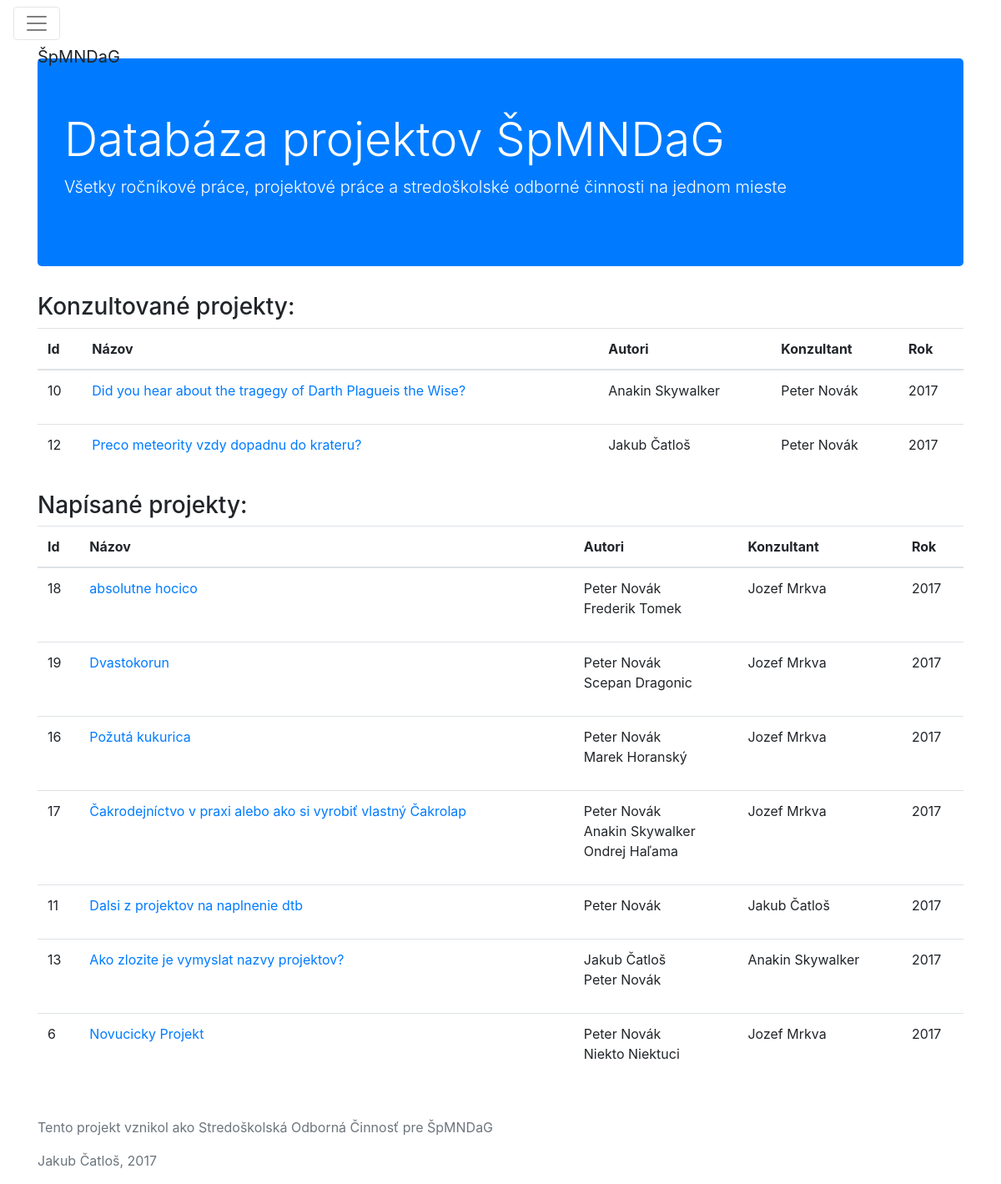
Screenshot of /main/ (signed in) with the database file from the repository.
### database/models.py (models this page shows, shortened)
class Project(models.Model):
  title = models.CharField(max_length=100, default='Nepomenovaný projekt')
  description = models.CharField(max_length=1000, blank=True, null=True)
  document = models.OneToOneField(Document, related_name = "document", null=True, blank=True)
  consultant = models.ForeignKey(User, related_name = "consultant", blank=True, null=True)
  authors = models.ManyToManyField(User, related_name = "projects")
  oponent = models.ForeignKey(User, related_name = "oponent", null=True)
  registration_date = models.DateField(default=timezone.now)

### database/views.py (the view)
# urls.py: url(r'^main/$', my_projects, name = 'main'),
@login_required(login_url='login')
def my_projects(request):
  user = request.user
  auth_projects = user.projects.all().order_by("-registration_date")
  cons_projects = Project.objects.filter(consultant = user).order_by("-registration_date")
  return render(request, 'database/my_dtb.html', {'konzultovane': cons_projects, 'napisane': auth_projects})

### templates/database/my_dtb.html (shortened to what this page needs)
{% extends "base.html" %}
{% block content %}
    {% if konzultovane == None and napisane == None %}
          <p class="lead">Ľutujeme, ale hľadaný projekt neexistuje</p>
    {% else %}
      {% if konzultovane %}
        <h3>Konzultované projekty:</h3>
        <table class="table table-hover">
          <thead>
            <tr>
              <th>Id</th>
              <th>Názov</th>
              <th>Autori</th>
              <th>Konzultant</th>
              <th>Rok</th>
            </tr>
          </thead>
          <tbody>
            {% for records in konzultovane %}
              <tr>
              <td>{{ records.id }}</td>
                <td> <a href='/database/projekty/{{ records.id }}'>{{ records.title }}</a></td>
                <td>
                  <ul class="list-unstyled">
                    {% for author in records.authors.all %}
                      <li>{{ author.get_full_name }}</li>
                    {% endfor %}
                  </ul>
                </td>
                <td>{{ records.consultant.get_full_name }}</td>
                <td>{{ records.registration_date.year }}</td>
              </tr>
            {% endfor %}
          </tbody>
        </table>
      {% endif %}
      {% if napisane %}
        <h3>Napísané projekty:</h3>
        <table class="table table-hover">
          <thead>
            <tr>
              <th>Id</th>
              <th>Názov</th>
              <th>Autori</th>
              <th>Konzultant</th>
              <th>Rok</th>
            </tr>
          </thead>
          <tbody>
            {% for records in napisane %}
              <tr>
              <td>{{ records.id }}</td>
                <td> <a href='/database/projekty/{{ records.id }}'>{{ records.title }}</a></td>
                <td>
                  <ul class="list-unstyled">
                    {% for author in records.authors.all %}
                      <li>{{ author.get_full_name }}</li>
                    {% endfor %}
                  </ul>
                </td>
                <td>{{ records.consultant.get_full_name }}</td>
                <td>{{ records.registration_date.year }}</td>
              </tr>
            {% endfor %}
          </tbody>
        </table>
      {% endif %}
    {% endif %}
{% endblock %}

### templates/base.html (shortened to what this page needs)
<!DOCTYPE HTML PUBLIC "-//W3C//DTD HTML 4.01//EN">
<html lang="en">
<head>
    <link rel="stylesheet" href="https://maxcdn.bootstrapcdn.com/bootstrap/4.0.0-alpha.6/css/bootstrap.min.css">
</head>
<body style="padding-top:70px; padding-bottom:100px;">
    <nav class="navbar fixed-top navbar-toggleable-md navbar-light bg-faded">
    <button class="navbar-toggler" type="button" data-toggle="collapse" data-target="#navbarTogglerDemo01" aria-controls="navbarTogglerDemo01" aria-expanded="false" aria-label="Toggle navigation">
      <span class="navbar-toggler-icon"></span>
    </button>
    <div class="container">
        <a class="navbar-brand">ŠpMNDaG</a>
      </div>
    </nav>
    <div class="container">
      <div class="jumbotron bg-primary">
        <h1 class="display-4 text-white">Databáza projektov ŠpMNDaG</h1>
        <p class="lead text-white">Všetky ročníkové práce, projektové práce a stredoškolské odborné činnosti na jednom mieste</p>
      </div>
    </div>
    <div class="container">
      {% block content %}{% endblock %}
    </div>
  {% block footer %}
    <footer class="bg-faded text-muted fixed-bottom" style="padding-top:1em">
      <div class="container">
        <p>Tento projekt vznikol ako Stredoškolská Odborná Činnosť pre ŠpMNDaG</p>
        <p>Jakub Čatloš, 2017</p>
      </div>
    </footer>
  {% endblock %}
</body>
</html>

### rows the page displays
Project: id "10", title "Did you hear about the tragegy of Darth Plagueis the Wise?", consultant.get_full_name "Peter Novák", registration_date.year "2017"
Project: id "12", title "Preco meteority vzdy dopadnu do krateru?", consultant.get_full_name "Peter Novák", registration_date.year "2017"
Project: id "18", title "absolutne hocico", consultant.get_full_name "Jozef Mrkva", registration_date.year "2017"
Project: id "19", title "Dvastokorun", consultant.get_full_name "Jozef Mrkva", registration_date.year "2017"
Project: id "16", title "Požutá kukurica", consultant.get_full_name "Jozef Mrkva", registration_date.year "2017"
Project: id "17", title "Čakrodejníctvo v praxi alebo ako si vyrobiť vlastný Čakrolap", consultant.get_full_name "Jozef Mrkva", registration_date.year "2017"
Project: id "11", title "Dalsi z projektov na naplnenie dtb", consultant.get_full_name "Jakub Čatloš", registration_date.year "2017"
Project: id "13", title "Ako zlozite je vymyslat nazvy projektov?", consultant.get_full_name "Anakin Skywalker", registration_date.year "2017"
Project: id "6", title "Novucicky Projekt", consultant.get_full_name "Jozef Mrkva", registration_date.year "2017"

### other values shown
{{ author.get_full_name }} "Anakin Skywalker"
{{ author.get_full_name }} "Jakub Čatloš"
{{ author.get_full_name }} "Peter Novák"
{{ author.get_full_name }} "Frederik Tomek"
{{ author.get_full_name }} "Scepan Dragonic"
{{ author.get_full_name }} "Marek Horanský"
{{ author.get_full_name }} "Ondrej Haľama"
{{ author.get_full_name }} "Niekto Niektuci"
